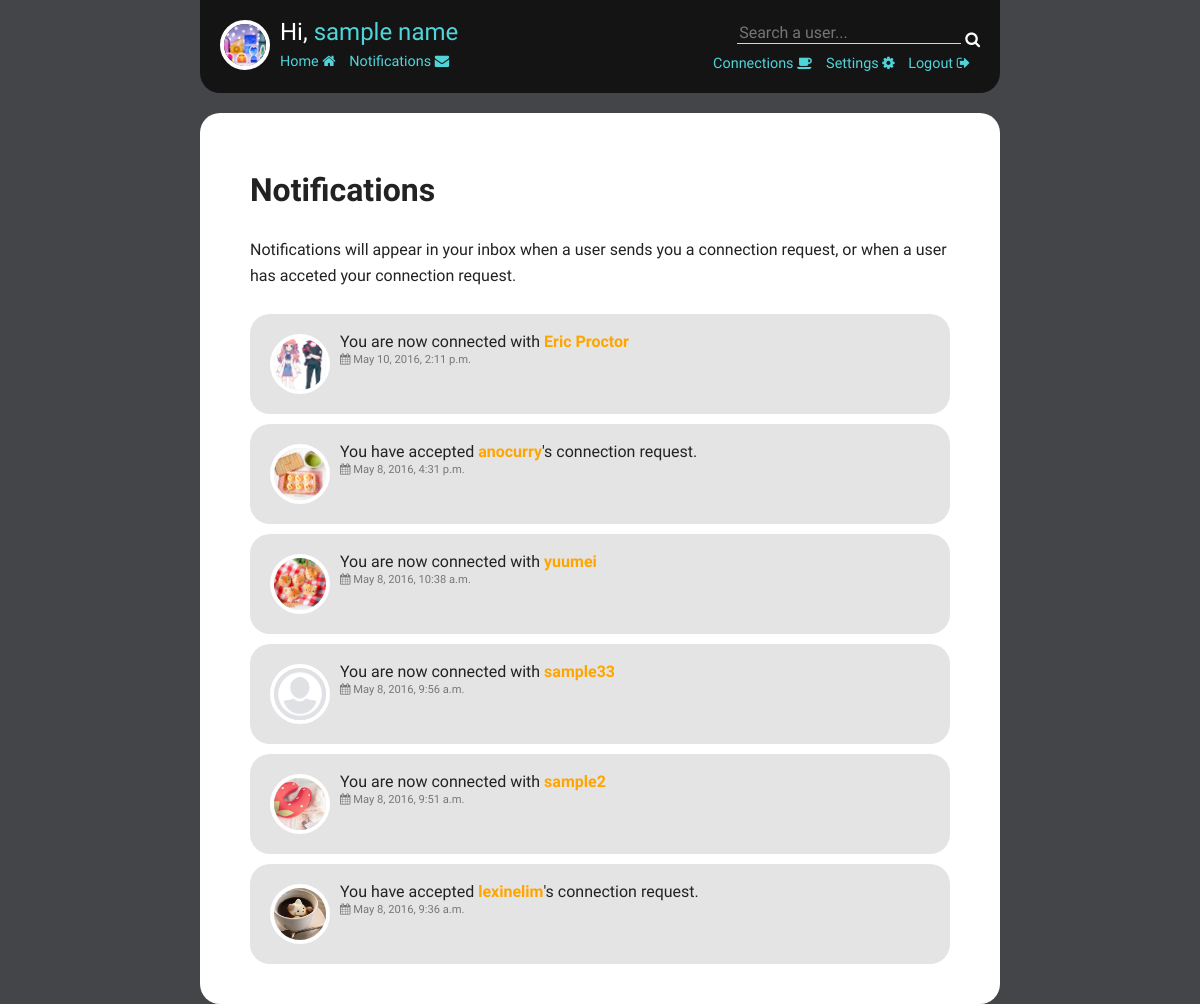
The page /user/notifications/ (signed in) on the database as committed earlier.
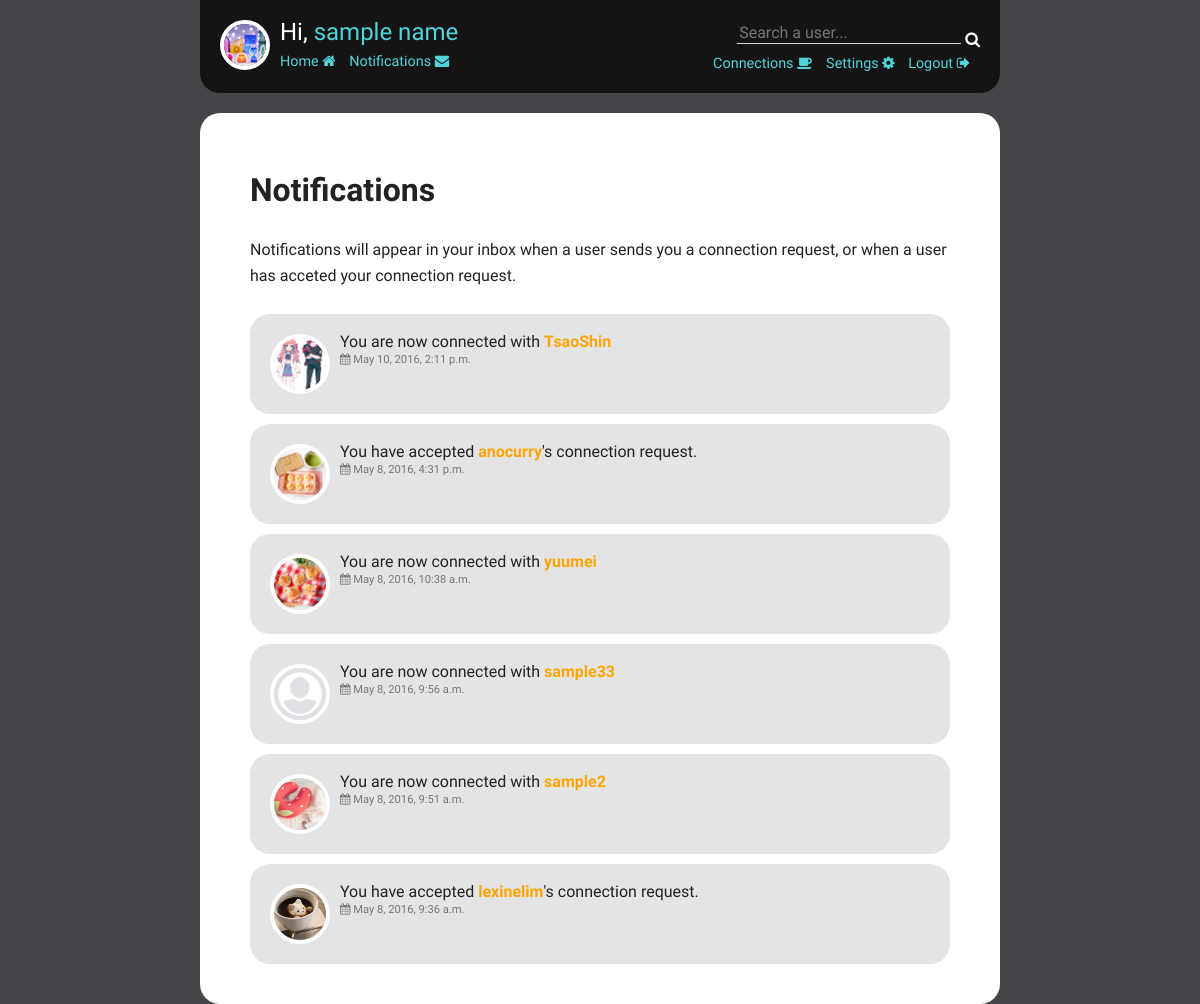
The same page on the database as committed later.
### user/models.py (models this page shows, shortened)
class Notification(models.Model):
    fromuser = models.PositiveIntegerField()
    touser = models.PositiveIntegerField()
    is_read = models.BooleanField(default=False)
    is_accepted = models.BooleanField(default=False)
    notif_date = models.DateTimeField(default=datetime.datetime.now())
    message = models.CharField(max_length=100)
    def from_username(self):
        u = User.objects.get(id=self.fromuser)
        return u.username
    def to_username(self):
        u = User.objects.get(id=self.touser)
        return u.username
    def from_user_profileimg(self):
        u = User.objects.get(id=self.fromuser)
        return u.profileImg
    def to_user_profileimg(self):
        u = User.objects.get(id=self.touser)
        return u.profileImg

class User(models.Model):
    VIS_CHOICES=(
        (1, 'Public'),
        (0, 'Private'),
    )
    username = models.CharField(max_length=50)
    password = models.CharField(max_length=50)
    email = models.EmailField()
    displayname = models.CharField(max_length=50)
    description = models.CharField(max_length=200, blank=True)
    vis = models.PositiveSmallIntegerField(choices=VIS_CHOICES, default=1)
    profileImg = models.ImageField(upload_to='pic/', default = 'pic/default.jpg')
    bgImg = models.ImageField(upload_to='bg/', default = 'bg/default.jpg')  #change to imagefield?
    useBg = models.BooleanField()

### user/views.py (the view)
def notifications(request):
    u = getLoggedInUser(request)
    readnotifs = Notification.objects.filter(Q(fromuser=u.id) & Q(is_accepted=True) & Q(is_read=True) | Q(touser=u.id) & Q(is_read=True)).order_by('-notif_date')
    toread = Notification.objects.filter(Q(fromuser=u.id) & Q(is_accepted=True) & Q(is_read=False) | Q(touser=u.id) & Q(is_accepted=False) & Q(is_read=False)).order_by('-notif_date')
    notifNum = getUnreadNotifNum(request)
    template = loader.get_template('user/notifications.html')
    return HttpResponse(template.render({'user': u, 'readnotifs': readnotifs, 'toread': toread,'notifNum': notifNum}, request))

### user/views.py (called while the page is built)
def getLoggedInUser(request):
    uid = request.session.get('login_id')
    try:
        u = User.objects.get(id=uid)
    except (KeyError, User.DoesNotExist):
        return None
    return u

def getUnreadNotifNum(request):
    u = getLoggedInUser(request)
    if u:
        num = Notification.objects.filter(Q(fromuser=u.id) & Q(is_accepted=True) & Q(is_read=False) |  Q(touser=u.id) & Q(is_accepted=False) & Q(is_read=False)).count()
        return num

### user/templates/user/notifications.html (shortened to what this page needs)
{% extends 'main/layout.html' %}
{% block content %}
<div class="realcontent">
  <h1>Notifications</h1>
  Notifications will appear in your inbox when a user sends you a connection request, or when a user has acceted your connection request.
  <br/><br/>
  {% if toread or readnotifs %}
    {% with notifs=readnotifs class='readnotifs' %}
      {% include 'notifdetails.html' %}
    {% endwith %}
  {% else %}
  <p class="message">You do not have any notifications yet.</p>
  {% endif %}
</div>
{% endblock %}

### user/templates/notifdetails.html (shortened to what this page needs)
{% for notif in notifs %}
    <div class="notif {{ class }}">
    {% if notif.fromuser == request.session.login_id %}
    <img src="/media/{{ notif.to_user_profileimg }}" />
        {% if notif.is_accepted %}
            You are now connected with <a href="{% url 'user:search' notif.touser %}">{{ notif.to_username }}</a>
        {% endif %}
        <br/><span><i class="fa fa-calendar" aria-hidden="true"></i> {{ notif.notif_date }}</span>
    {% else %}
    <img src="/media/{{ notif.from_user_profileimg }}" />
        {% if notif.is_accepted %}
            You have accepted <a href="{% url 'user:search' notif.fromuser %}">{{ notif.from_username }}</a>'s connection request.
        {% else %}
            <a href="{% url 'user:search' notif.fromuser %}">{{ notif.from_username }}</a> has sent you a connection request.
        {% endif %}
        <br/><span><i class="fa fa-calendar" aria-hidden="true"></i> {{ notif.notif_date }}</span>
    {% endif %}
    </div>
{% endfor %}

Rows that differ between the two databases and show on the page:
changed through a linked row, Notification: to_username "Eric Proctor" → "TsaoShin"
